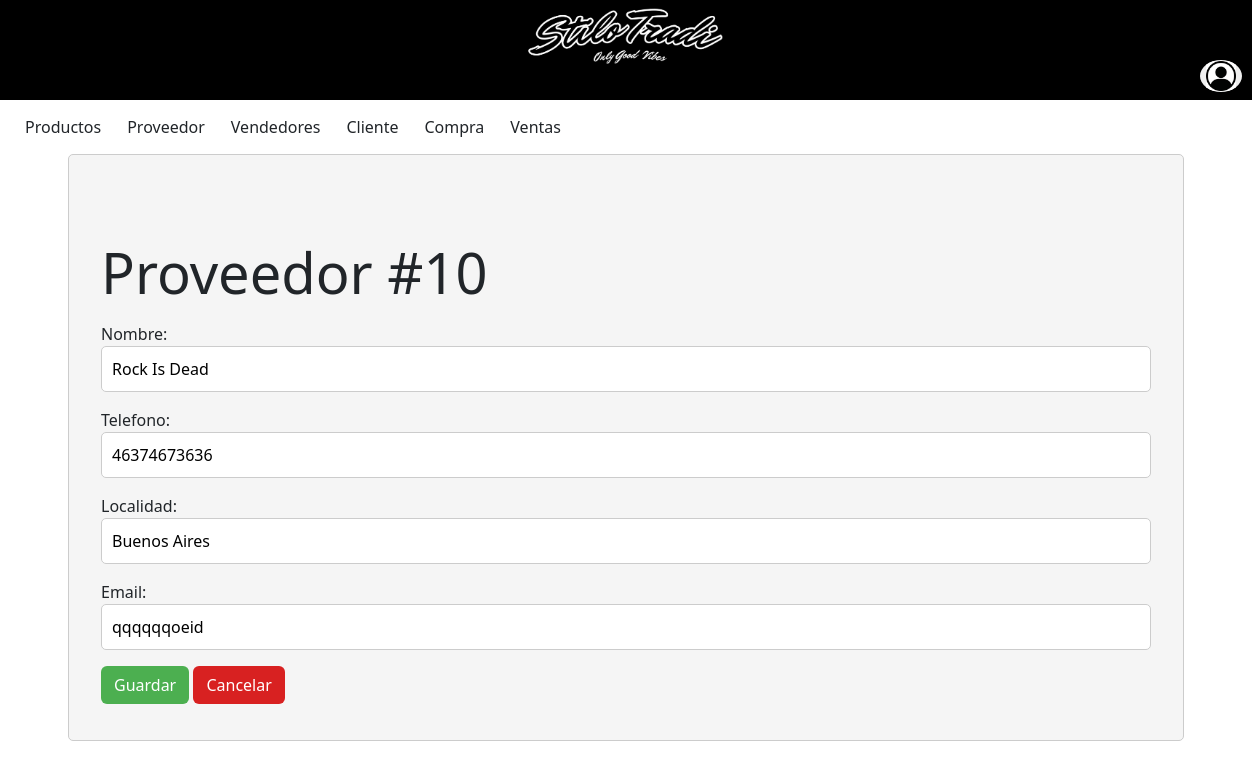
/proveedor/ProveedorModif/10/, run on the app's committed database.
### miAplicacion/models.py (models this page shows, shortened)
class Proveedor(models.Model):
    Nombre = models.CharField (max_length=50)
    Telefono = models.IntegerField ()
    Localidad = models.CharField (max_length=50)
    Email = models.CharField (max_length=50)

### miAplicacion/views.py (the view)
# urls.py: path('proveedor/ProveedorModif/<int:pk>/', views.ProveedorModif.as_view(), name='ProveedorModif'),
class ProveedorModif(UpdateView):
    model = Proveedor
    form_class = ProveedorForm
    template_name = 'frmProveedor.html'
    success_url = reverse_lazy('proveedor')

### miAplicacion/forms.py
class ProveedorForm(forms.ModelForm):
    class Meta:
        model = Proveedor
        fields = ('Nombre','Telefono','Localidad','Email')
        widges = {
            'Nombre': forms.TextInput(attrs={'class': 'form-control'}),
            'Telefono': forms.NumberInput(attrs={'class': 'form-control'}),
            'Localidad': forms.TextInput(attrs={'class': 'form-control'}),
            'Email': forms.TextInput(attrs={'class': 'form-control'}),
        }

### miProyecto/templates/frmProveedor.html (shortened to what this page needs)
{% extends 'base.html' %}
{% load static %}
{% block content %}
<div class="mi-contenedor">
    <div class="container mt-5">
        <div class="row">
            <h3 class="display-4 my-3">Proveedor #{{ proveedor.id }}</h3>
            <form  method="POST" enctype="multipart/form-data" class="form">
                {{ form.as_p }}
                <button class="btn custom-btn-aceptar" href="/proveedor/ProveedorLista" type="submit">Guardar</button>
                <a class="btn custom-btn-cancelar" href="/proveedor/ProveedorLista">Cancelar</a>
            </form>
        </div>
    </div>
</div>
{% endblock %}

### miProyecto/static/estilos.css (style rules this page uses)
body { margin: 0; padding: 0; }
.mi-contenedor { background-color: #f5f5f5; padding: 20px; border: 1px solid #ccc; border-radius: 5px; }
input, select, textarea { width: 100%; margin: 5px 0; padding: 10px; border: 1px solid #ccc; border-radius: 5px; }
.btn.custom-btn-aceptar { background-color: #4CAF50; color:#ffffff; }
.btn.custom-btn-cancelar { background-color: rgb(216, 33, 33); color:#ffffff; }

### data on the page
Proveedor: id "10", Nombre "Rock Is Dead", Telefono "46374673636", Localidad "Buenos Aires", Email "qqqqqqoeid"
